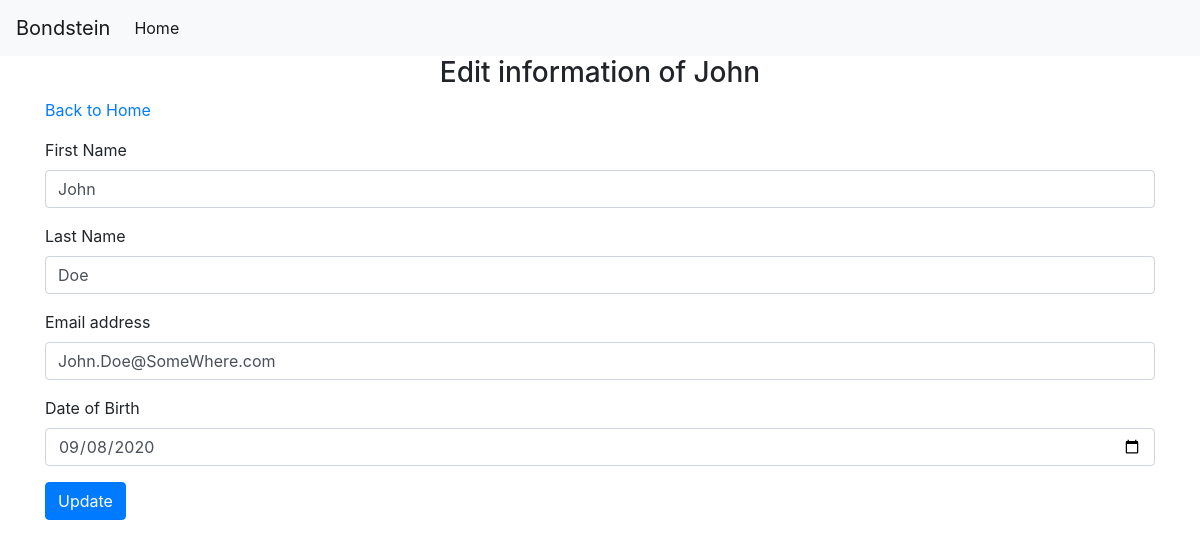
The page /Welcome/add_contact/3 on the database its author committed.
### tables this page shows
CREATE TABLE `contact` (
  `id` int(11) NOT NULL,
  `first_name` varchar(80) NOT NULL,
  `last_name` varchar(80) NOT NULL,
  `dob` varchar(80) NOT NULL,
  `email` varchar(100) NOT NULL
);

### application/controllers/Welcome.php (called while the page is built, shortened)
<?php
class Welcome extends CI_Controller {
	function __construct() {
		$this->load->model('Rest_model');
	}
	public function add_contact($id = NULL){
		if(isset($id)){
			$data['edit'] = $this->Rest_model->SelectData_1('contact', '*', array('id'=>$id));
			$this->load->view('add_contact', $data);
		}else{
			$this->load->view('add_contact');
		}
	}
}

### index.php (called while the page is built, shortened)
<?php
require_once BASEPATH.'core/CodeIgniter.php';

### application/models/Rest_model.php (called while the page is built, shortened)
<?php
class Rest_model extends CI_Model {
    public function SelectData_1($table, $data, $where) {
        if ($where) {
            $this->db->where($where);
        }
        $this->db->select($data);
        $this->db->from($table);
        return $this->db->get()->row();
    }
}

### application/views/add_contact.php (the view, shortened to what this page needs)
<div class="container">
  <div class="row">
    <div class="col-md-12">
        <?php if(isset($edit)){ ?>
            <h3 style="text-align: center;">Edit information of <?= $edit->first_name;?></h3>
        <?php } else{?>
            <h3 style="text-align: center;">Add an new contact</h3>
        <?php }?>
      <p><a href="<?= base_url(); ?>">Back to Home</a></p>
        <form action="<?=base_url()?>Welcome/submit_contact" method="post">
         <div class="form-group">
            <label for="exampleInputEmail1">First Name</label>
            <input type="text" class="form-control" name="first_name" aria-describedby="emailHelp" value="<?=@$edit->first_name?>">
          </div>
          <div class="form-group">
            <label for="exampleInputEmail1">Last Name</label>
            <input type="text" name="last_name" value="<?=@$edit->last_name?>" class="form-control"  aria-describedby="emailHelp">
          </div>
          <div class="form-group">
            <label for="exampleInputEmail1">Email address</label>
            <input type="email" name="email" class="form-control" value="<?=@$edit->email?>" id="exampleInputEmail1" aria-describedby="emailHelp">
          </div>
          <div class="form-group">
            <label for="exampleInputPassword1">Date of Birth</label>
            <input type="date" name="dob" class="form-control" id="exampleInputPassword1" value="<?=@$edit->dob?>">
          </div>
          <?php if(isset($edit)){ ?>
              <button type="submit" class="btn btn-primary">Update</button>
          <?php } else{?>
              <button type="submit" class="btn btn-primary">Submit</button>
          <?php }?>
        </form>
    </div>
  </div>
</div>

### rows shown on the page
contact: first_name "John", last_name "Doe", email "John.Doe@SomeWhere.com", dob "09/08/2020"
